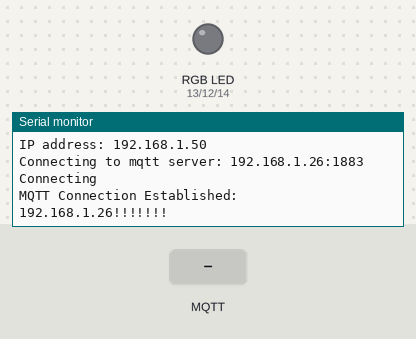
This sketch was run on a simulated ESP8266 (NodeMCU). Parts: an RGB LED mixed from three pins (HIGH = lit), the last lines printed to the serial monitor. The test bench sets the inputs (shaded band). WiFi joins after 1.5 s; servers stay silent unless stated; no MQTT or app messages arrive unless stated.

Above: at 2.7 s.
2.8 s: MQTT message "Lamp/Color" arrives on the first subscribed topic
At 3.4 s:
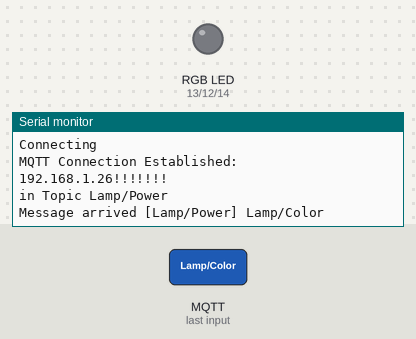
4.3 s: MQTT message "Lamp/Power" arrives on the first subscribed topic
At 5.5 s:
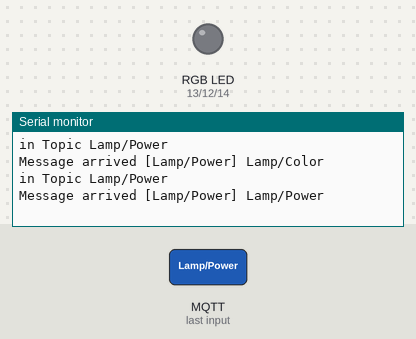
5.8 s: MQTT message "0" arrives on the first subscribed topic
At 6.9 s:
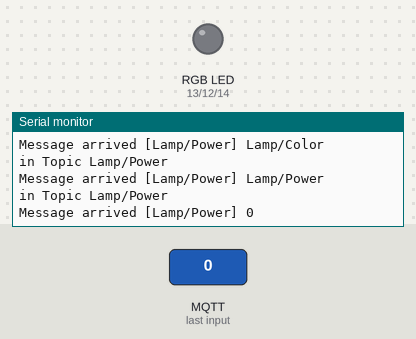

Measured:
- after the input at 2.8 s, the serial monitor: prints a new line at once (image 1)
- after the input at 4.3 s, the serial monitor: prints a new line at once (image 2)
- after the input at 5.8 s, the serial monitor: prints a new line at once (image 3)

The sketch:

LAMP_ESP_code_with_OTA.ino
```cpp
#include <ESP8266WiFi.h>
#include <ESP8266mDNS.h>
#include <WiFiUdp.h>
#include <ArduinoOTA.h>

#include <PubSubClient.h>

#ifndef STASSID
#define STASSID "your wifi ssid"
#define STAPSK  "your wifi password"
#endif

const char* ssid = STASSID;
const char* password = STAPSK;


int bluePin=14;
int greenPin=12;
int redPin=13;


int rgb[3];   //int to store each brightness value (i.e for red, green, blue)
const char* mqtt_server = "192.168.1.26";
const int mqttPort = 1883;

WiFiClient espClient; // set the mqtt client to use wifi (either wifi or ethernet) and give it a unique name.
PubSubClient mqttClient(mqtt_server, mqttPort, espClient); // create instance of pubsub client and configure it.


int On_Off_Tracker = 0;   // int to know if light is on or off (on=1, off=0)


void callback_function(const char* topic, byte* payload, unsigned int length){    // function that is called when a mqtt message arrives for our client
  //String payload_str;    // converted payload to string for easy compare with topic.
  char message[length];  // convert payload to a char[] so that we can input it into number_extractor function.
  for (int i = 0; i < length; i++) {
   // payload_str += (char)payload[i];
    message[i] = (char)payload[i];
  }


  if(strcmp(topic, "Lamp/Color") == 0){

    Serial.print("\n The Lamp color has been changed\n");

    number_extractor(message);    // set rgb[] values

    if(On_Off_Tracker == 1){      //if light is on, then change color
      analogWrite(redPin, rgb[0]);
      analogWrite(greenPin, rgb[1]);
      analogWrite(bluePin, rgb[2]);
    }


  }
  else if(strcmp(topic, "Lamp/Power")==0){
    Serial.print("\nin Topic Lamp/Power\n");
    if(message[0]== 't'){        // ON
      analogWrite(redPin, rgb[0]);
      analogWrite(greenPin, rgb[1]);
      analogWrite(bluePin, rgb[2]);
      Serial.print("\n The Lamp is Now ON");
      On_Off_Tracker = 1;
    }
    else if(message[0]== 'f'){    // OFF
      analogWrite(redPin, 0);
      analogWrite(greenPin, 0);
      analogWrite(bluePin, 0);
      Serial.print("\n The Lamp is Now OFF");
      On_Off_Tracker = 0;
    }
  }


  Serial.print("Message arrived [");
  Serial.print(topic);
  Serial.print("] ");
  for (int i=0;i<length;i++) {
    Serial.print((char)payload[i]);
  }
  Serial.println();                       //this callback function is just a test
}

void setup_wifi(){    //function that connects ESP to wifi
  WiFi.mode(WIFI_STA);
  WiFi.begin(ssid, password);
  while (WiFi.waitForConnectResult() != WL_CONNECTED) {
    Serial.println("Connection Failed! Rebooting...");
    delay(5000);
    ESP.restart();
  }
  Serial.print("Connected to: "); Serial.print(ssid); Serial.print("!!!!!!!\n\n\n");
}

void mqttServer_connect(){  //function that connects esp to mqtt broker
  mqttClient.connect("NodeMCU"); //start connection to mqtt server and give unique client id
  Serial.print("Connecting to mqtt server: "); Serial.print(mqtt_server); Serial.print(":");Serial.print(mqttPort);
  Serial.print("\nConnecting");
  while(!mqttClient.connected()){
    //Serial.print(mqttClient.state());   //will print error code for troubleshooting
    Serial.print(" .");
    delay(1000);
  }
  Serial.print("\nMQTT Connection Established: "); Serial.print(mqtt_server); Serial.println("!!!!!!!\n\n\n");

}

void number_extractor(char payload[]){     // function to extract the rgb values from the mqtt payload (which is a string)

      int rgbTracker=0; //int to track which color we are on (1=red, 2=green, 3=blue)
      int num_length=0;
      for(int i=0; payload[i]!='\0'; i++){

        if(isdigit(payload[i])){
          num_length++;
        }
        else if(!isdigit(payload[i]) && num_length>0){
          char digits[num_length];
          int k = 0;
          for(int j=num_length; j>0; j--){
            digits[k++]=payload[i-j];
          }

          rgb[rgbTracker++] = atoi(digits);  //convert digits[] into a single int and store that in rgb[] which is an external variable
          num_length=0;

          for(int i=0; i<3; i++){   //reset all of digits[] entries to null terminator '\0'
              digits[i]='\0';
          }

        }   // end of else if
      }
    }


void setup() {
  Serial.begin(115200);
  Serial.println("Booting");
  setup_wifi(); //connect to wifi

//***************** OTA SETUP-CODE START: ***************************

  // Port defaults to 8266
  // ArduinoOTA.setPort(8266);

  // Hostname defaults to esp8266-[ChipID]
   ArduinoOTA.setHostname("LAMP-esp8266");

  // No authentication by default
   ArduinoOTA.setPassword("your custom OTA password");

  // Password can be set with it's md5 value as well
  // MD5(admin) = 21232f297a57a5a743894a0e4a801fc3
  // ArduinoOTA.setPasswordHash("21232f297a57a5a743894a0e4a801fc3");

  ArduinoOTA.onStart([]() {
    String type;
    if (ArduinoOTA.getCommand() == U_FLASH) {
      type = "sketch";
    } else { // U_FS
      type = "filesystem";
    }

    // NOTE: if updating FS this would be the place to unmount FS using FS.end()
    Serial.println("Start updating " + type);
  });
  ArduinoOTA.onEnd([]() {
    Serial.println("\nEnd");
  });
  ArduinoOTA.onProgress([](unsigned int progress, unsigned int total) {
    Serial.printf("Progress: %u%%\r", (progress / (total / 100)));
  });
  ArduinoOTA.onError([](ota_error_t error) {
    Serial.printf("Error[%u]: ", error);
    if (error == OTA_AUTH_ERROR) {
      Serial.println("Auth Failed");
    } else if (error == OTA_BEGIN_ERROR) {
      Serial.println("Begin Failed");
    } else if (error == OTA_CONNECT_ERROR) {
      Serial.println("Connect Failed");
    } else if (error == OTA_RECEIVE_ERROR) {
      Serial.println("Receive Failed");
    } else if (error == OTA_END_ERROR) {
      Serial.println("End Failed");
    }
  });
  ArduinoOTA.begin();
  Serial.println("Ready");
  Serial.print("IP address: ");
  Serial.println(WiFi.localIP());
//****************** END OF OTA SETUP-CODE**********************************


//*************************************
//your setup code goes here:
//*************************************

  pinMode(bluePin, OUTPUT);
  pinMode(redPin, OUTPUT);
  pinMode(greenPin, OUTPUT);

  mqttServer_connect();
  mqttClient.setCallback(callback_function);
  mqttClient.subscribe("Lamp/Power");   //Subscribes to the topic "Lamp/Power"
  mqttClient.subscribe("Lamp/Color");   //Subscribes to the topic "Lamp/Color"

}


void loop() {
  ArduinoOTA.handle();  //must be here to have OTA updats

  mqttClient.loop();

}
```
